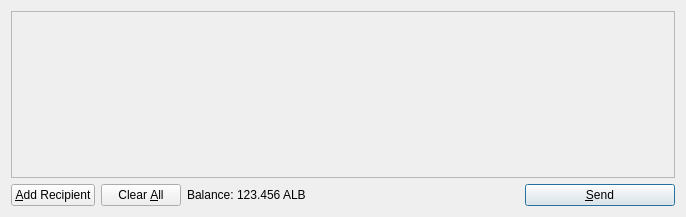
<?xml version="1.0" encoding="UTF-8"?>
<ui version="4.0">
 <class>SendCoinsDialog</class>
 <widget class="QDialog" name="SendCoinsDialog">
  <property name="geometry">
   <rect>
    <x>0</x>
    <y>0</y>
    <width>686</width>
    <height>217</height>
   </rect>
  </property>
  <property name="windowTitle">
   <string>Send Coins</string>
  </property>
  <layout class="QVBoxLayout" name="verticalLayout">
   <item>
    <widget class="QScrollArea" name="scrollArea">
     <property name="widgetResizable">
      <bool>true</bool>
     </property>
     <widget class="QWidget" name="scrollAreaWidgetContents">
      <property name="geometry">
       <rect>
        <x>0</x>
        <y>0</y>
        <width>666</width>
        <height>165</height>
       </rect>
      </property>
      <layout class="QVBoxLayout" name="verticalLayout_2">
       <property name="margin">
        <number>0</number>
       </property>
       <item>
        <layout class="QVBoxLayout" name="entries">
         <property name="spacing">
          <number>6</number>
         </property>
        </layout>
       </item>
       <item>
        <spacer name="verticalSpacer">
         <property name="orientation">
          <enum>Qt::Vertical</enum>
         </property>
         <property name="sizeHint" stdset="0">
          <size>
           <width>20</width>
           <height>40</height>
          </size>
         </property>
        </spacer>
       </item>
      </layout>
     </widget>
    </widget>
   </item>
   <item>
    <layout class="QHBoxLayout" name="horizontalLayout">
     <item>
      <widget class="QPushButton" name="addButton">
       <property name="toolTip">
        <string>Send to multiple recipients at once</string>
       </property>
       <property name="text">
        <string>&amp;Add Recipient</string>
       </property>
       <property name="icon">
        <iconset resource="../bitcoin.qrc">
         <normaloff>:/icons/add</normaloff>:/icons/add</iconset>
       </property>
       <property name="autoDefault">
        <bool>false</bool>
       </property>
      </widget>
     </item>
     <item>
      <widget class="QPushButton" name="clearButton">
       <property name="sizePolicy">
        <sizepolicy hsizetype="Minimum" vsizetype="Fixed">
         <horstretch>0</horstretch>
         <verstretch>0</verstretch>
        </sizepolicy>
       </property>
       <property name="toolTip">
        <string>Remove all transaction fields</string>
       </property>
       <property name="text">
        <string>Clear &amp;All</string>
       </property>
       <property name="icon">
        <iconset resource="../bitcoin.qrc">
         <normaloff>:/icons/remove</normaloff>:/icons/remove</iconset>
       </property>
       <property name="autoRepeatDelay">
        <number>300</number>
       </property>
       <property name="autoDefault">
        <bool>false</bool>
       </property>
      </widget>
     </item>
     <item>
      <layout class="QHBoxLayout" name="horizontalLayout_2">
       <property name="spacing">
        <number>3</number>
       </property>
       <item>
        <widget class="QLabel" name="label">
         <property name="text">
          <string>Balance:</string>
         </property>
        </widget>
       </item>
       <item>
        <widget class="QLabel" name="labelBalance">
         <property name="cursor">
          <cursorShape>IBeamCursor</cursorShape>
         </property>
         <property name="text">
          <string>123.456 ALB</string>
         </property>
         <property name="textInteractionFlags">
          <set>Qt::LinksAccessibleByMouse|Qt::TextSelectableByKeyboard|Qt::TextSelectableByMouse</set>
         </property>
        </widget>
       </item>
      </layout>
     </item>
     <item>
      <spacer name="horizontalSpacer">
       <property name="orientation">
        <enum>Qt::Horizontal</enum>
       </property>
       <property name="sizeHint" stdset="0">
        <size>
         <width>40</width>
         <height>20</height>
        </size>
       </property>
      </spacer>
     </item>
     <item>
      <widget class="QPushButton" name="sendButton">
       <property name="minimumSize">
        <size>
         <width>150</width>
         <height>0</height>
        </size>
       </property>
       <property name="toolTip">
        <string>Confirm the send action</string>
       </property>
       <property name="text">
        <string>&amp;Send</string>
       </property>
       <property name="icon">
        <iconset resource="../bitcoin.qrc">
         <normaloff>:/icons/send</normaloff>:/icons/send</iconset>
       </property>
       <property name="default">
        <bool>true</bool>
       </property>
      </widget>
     </item>
    </layout>
   </item>
  </layout>
 </widget>
 <resources>
  <include location="../bitcoin.qrc"/>
 </resources>
 <connections/>
</ui>
